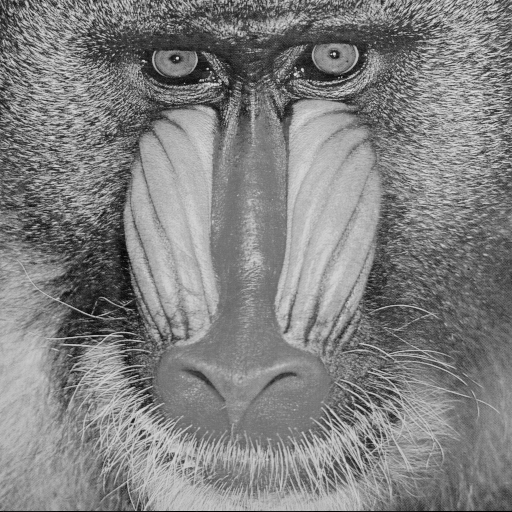
%> input picture P4/mandrill.bmp, 512 x 512 px
$ octave tests.m   (GNU Octave 9; MATLAB toolbox functions it lacks are replaced by stand-ins)
%> lines starting %> are read from the running program, lines starting %| are printed output that depends on the picture

% Paso 1: Visualizar imágenes y histogramas
mandrill = imread('mandrill.bmp');
%> mandrill is the input picture: size 512x512 uint8; min 0, max 230, mean 129.1
boats = imread('boats.bmp');
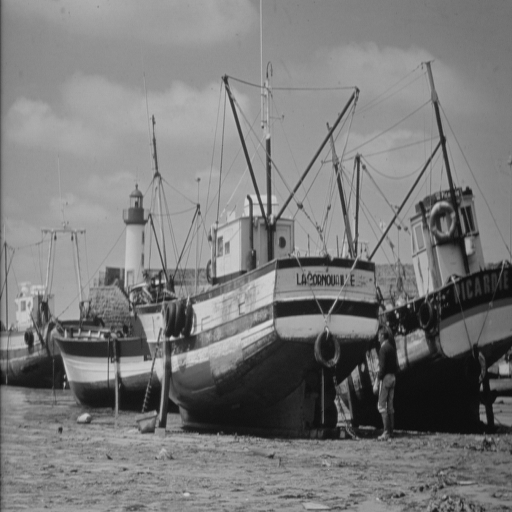
%> input picture P4/boats.bmp, 512 x 512 px
%> boats is the input picture: size 512x512 uint8; min 12, max 217, mean 122.5

% Mostrar imágenes
figure();
subplot(2, 2, 1);
imshow(mandrill);
title('Mandrill Image');

subplot(2, 2, 2);
imshow(boats);
title('Boats Image');

% Mostrar histogramas
subplot(2, 2, 3);
imhist(mandrill);
title('Histogram - Mandrill');

subplot(2, 2, 4);
h = imhist(boats);
%> h = 256 values, max 5239 at index 158, min 0 at index 1, mean 1024
plot(h);
title('Histogram - Boats');
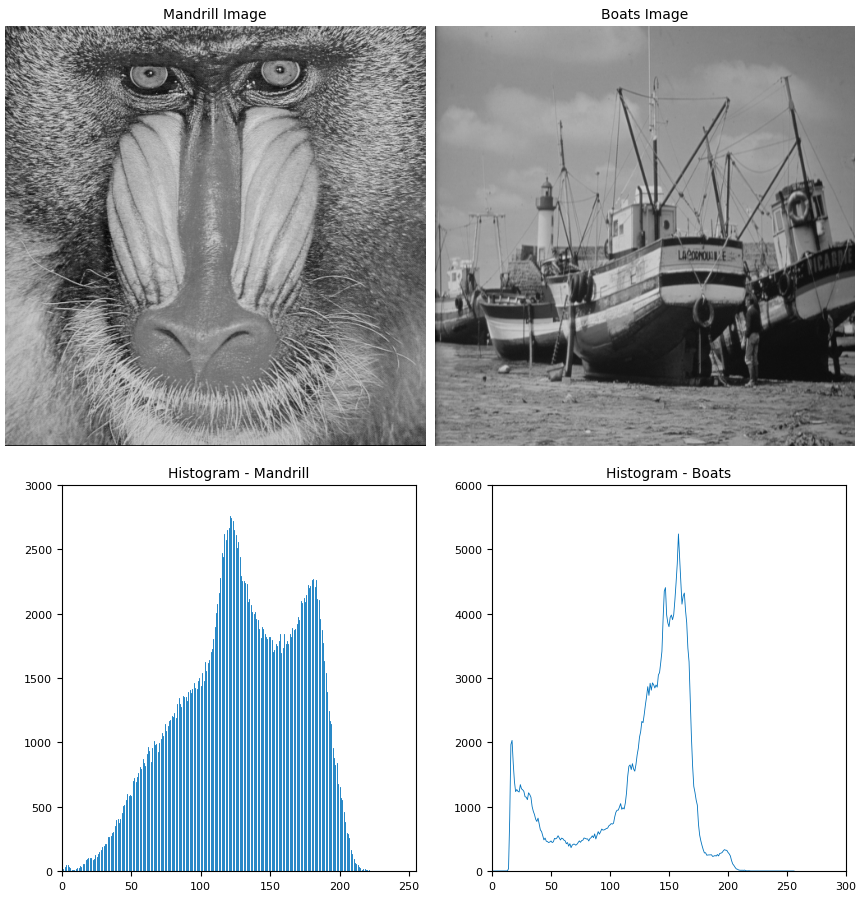
%> figure redrawn from the program's plot data, 4 panels

% Paso 2: Ecualizar la imagen "mandrill.bmp" usando h
mandrill_ecualizada = histeq(mandrill, h);
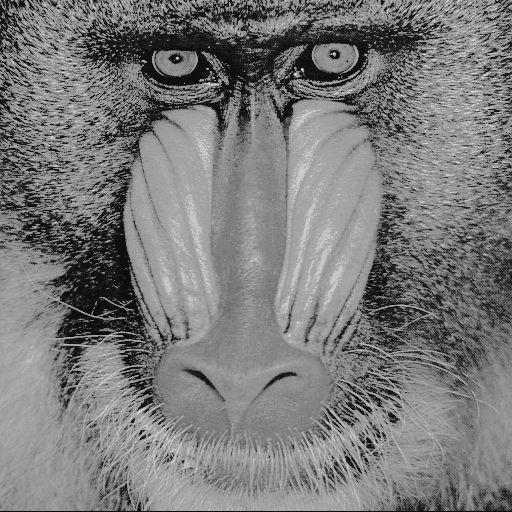
%> mandrill_ecualizada: size 512x512 uint8; min 13, max 217, mean 122.5

% Mostrar la imagen original y la ecualizada
figure;
subplot(1, 2, 1);
imshow(mandrill);
title('Original Mandrill Image');

subplot(1, 2, 2);
imshow(mandrill_ecualizada);
title('Ecualized Mandrill Image');


% [38 lines of commented-out code are left out]
